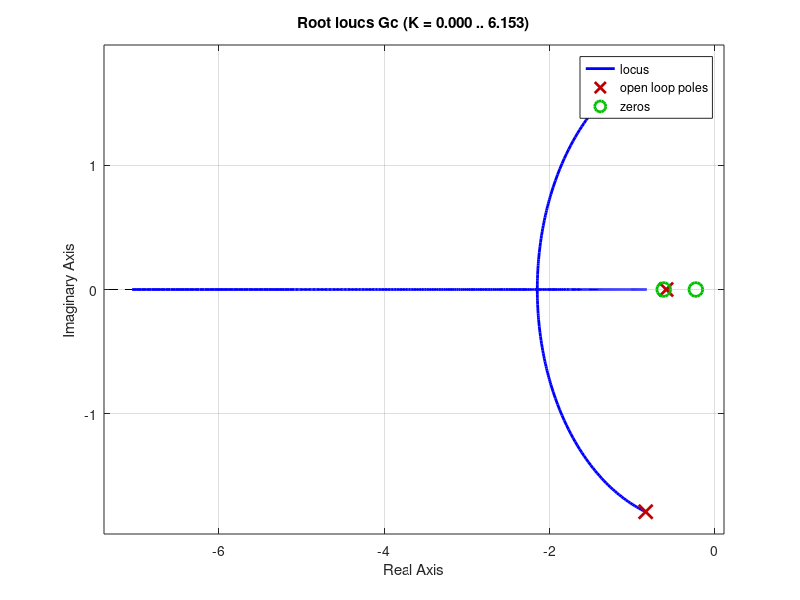

This chart was generated by the following MATLAB code: (Note: this script raises an error after producing the figure.)
%% Lugar de las raíces continuo

clear all; close all; clc;

s = tf('s');

Gc = (s^2 + .8516*s + .1436)/(s^3 + 2.267*s^2 + 4.884*s + 2.3)

rlocus(Gc)

%% Lugar de las raíces discreto

clear all; close all; clc;

syms k w z

z = (1+w)/(1-w);
P = z^3 + (0.2956*k-.3689)*z^2 + (.08454-.3703*k)*z - .1036 + .113*k;
Q = simplifyFraction(vpa(P));
[n, d] = numden(Q);
n = collect(n, [w^3,w^2,w,1]); % Factorización por agrupación

% Extracción de coeficientes
c(1) = children(children(n,1),1);
c(2) = children(children(n,2),1);
c(3) = children(children(n,3),1);
c(4) = children(n,4);

pretty(n/d)
c

[M, L] = routh_hurwitz(c);
M

